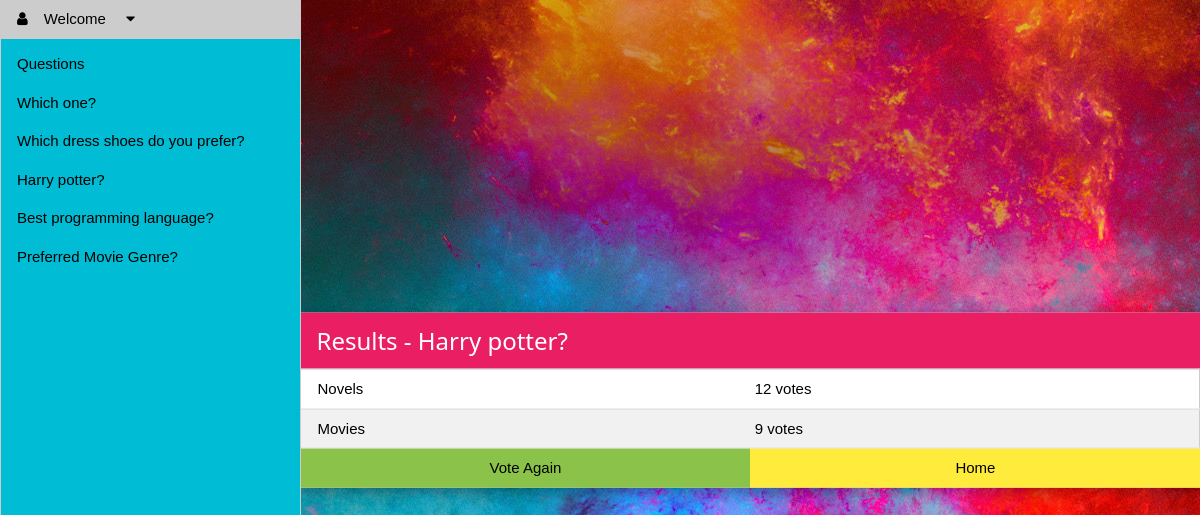
Screenshot of /polls/2/results/ (signed in) with the database file from the repository.
### polls/models.py (models this page shows, shortened)
class Question(models.Model):
    question_text = models.CharField(max_length=200)
    pub_date = models.DateTimeField('date published')
    def was_published_recently(self):
        now = timezone.now()
        return now - datetime.timedelta(days=1) <= self.pub_date <= now
    was_published_recently.admin_order_field = 'pub_date'
    was_published_recently.boolean = True
    was_published_recently.short_description = 'Published recently?'

class Choice(models.Model):
    question = models.ForeignKey(Question, on_delete=models.CASCADE)
    choice_text = models.CharField(max_length=200)
    votes = models.IntegerField(default=0)

### polls/views.py (the view)
# urls.py: path('<int:question_id>/results/', views.results, name='results'),
def results(request, question_id):
    question = get_object_or_404(Question, pk=question_id)
    return render(request, 'polls/results.html', {'question': question, 'latest_question_list': get_question_list()})

### polls/views.py (called while the page is built)
def get_question_list():
    return Question.objects.order_by('-pub_date')

### polls/templates/polls/results.html (shortened to what this page needs)
{% extends "polls/base.html" %}
{% load static %}
{% block content %}
    <link rel="stylesheet" type="text/css" href="{% static 'polls/style.css' %}"/>
    {% if user.is_authenticated %}
        <div class="w3-row">
            <div class="w3-col l3 w3-border-left w3-cyan"
                 style="z-index:3;height:100vh;overflow:auto">
                <div class="w3-bar-block" id="mySidebar">
                    <div class="w3-dropdown-hover">
                        <a class="w3-button w3-bar-item"><i
                                class="w3-margin-right fa fa-user"></i>Welcome {{ user.first_name }}<i
                                class="w3-margin-left fa fa-caret-down"></i>
                        </a>
                    </div>
                    <div class="w3-bar-item">Questions</div>
                    {% if latest_question_list %}
                        {% for question in latest_question_list %}
                            <a href="{% url 'polls:detail' question.id %}"
                               class="w3-bar-item w3-button">{{ question.question_text }}</a>
                        {% endfor %}
                    {% else %}
                        <p>No polls are available.</p>
                    {% endif %}
                </div>
            </div>
            <div class="w3-col l9 w3-border-left w3-display-container" style="z-index:3;height:100vh;overflow:auto">
                <div class="w3-display-middle w3-modal-content w3-card-4">
                    <div class="w3-container w3-pink">
                        <h3>Results - {{ question.question_text }}</h3>
                    </div>
                    <table class="w3-table-all w3-hoverable">
                        {% for choice in question.choice_set.all %}
                            <tr>
                                <td>{{ choice.choice_text }}</td>
                                <td>{{ choice.votes }} vote{{ choice.votes|pluralize }}</td>
                            </tr>
                        {% endfor %}
                    </table>
                    <div class="w3-row">
                        <a href="{% url 'polls:detail' question.id %}" class="w3-button w3-half w3-light-green">Vote
                            Again</a>
                        <a href="{% url 'polls:index' %}" class="w3-button w3-half w3-yellow">Home</a>
                    </div>
                </div>
            </div>
        </div>
    {% endif %}
{% endblock %}

### polls/static/polls/style.css (style rules this page uses)
html, body, h1, h2, h3, h4, h5 { font-family: "Raleway", sans-serif }
html { box-sizing: border-box }
*, *:before, *:after { box-sizing: inherit }
html { -ms-text-size-adjust: 100%; -webkit-text-size-adjust: 100% }
body { margin: 0; background: url("images/background.jpg") no-repeat }
a { background-color: transparent; -webkit-text-decoration-skip: objects }
html, body { font-family: Verdana, sans-serif; font-size: 15px; line-height: 1.5 }
html { overflow-x: hidden }
h3 { font-size: 24px }
h1, h2, h3, h4, h5, h6 { font-family: "Segoe UI", Arial, sans-serif; font-weight: 400; margin: 10px 0 }
a { color: inherit }
.w3-table, .w3-table-all { border-collapse: collapse; border-spacing: 0; width: 100%; display: table }
.w3-table-all { border: 1px solid #ccc }
.w3-bordered tr, .w3-table-all tr { border-bottom: 1px solid #ddd }
.w3-table-all tr:nth-child(odd) { background-color: #fff }
.w3-table-all tr:nth-child(even) { background-color: #f1f1f1 }
.w3-table td, .w3-table th, .w3-table-all td, .w3-table-all th { padding: 8px 8px; display: table-cell; text-align: left; vertical-align: top }
.w3-table th:first-child, .w3-table td:first-child, .w3-table-all th:first-child, .w3-table-all td:first-child { padding-left: 16px }
.w3-btn, .w3-button { border: none; display: inline-block; padding: 8px 16px; vertical-align: middle; overflow: hidden; text-decoration: none; color: inherit; background-color: inherit; text-align: center; cursor: pointer; white-space: nowrap }
.w3-btn, .w3-button { -webkit-touch-callout: none; -webkit-user-select: none; -khtml-user-select: none; -moz-user-select: none; -ms-user-select: none; user-select: none }
.w3-tooltip, .w3-display-container { position: relative }
.w3-dropdown-click, .w3-dropdown-hover { position: relative; display: inline-block; cursor: pointer }
.w3-dropdown-hover:first-child, .w3-dropdown-click:hover { background-color: #ccc; color: #000 }
.w3-bar-block .w3-dropdown-hover, .w3-bar-block .w3-dropdown-click { width: 100% }
.w3-bar-block .w3-dropdown-hover .w3-button, .w3-bar-block .w3-dropdown-click .w3-button { width: 100%; text-align: left; padding: 8px 16px }
.w3-modal-content { margin: auto; background-color: #fff; position: relative; padding: 0; outline: 0; width: 600px }
.w3-bar-block .w3-bar-item { width: 100%; display: block; padding: 8px 16px; text-align: left; border: none; white-space: normal; float: none; outline: 0 }
.w3-container:after, .w3-container:before, .w3-panel:after, .w3-panel:before, .w3-row:after, .w3-row:before, .w3-row-padding:after, .w3-row-padding:before, .w3-cell-row:before, .w3-cell-row:after, .w3-clear:after, .w3-clear:before, .w3-bar:before, .w3-bar:after { content: ""; display: table; clear: both }
.w3-col, .w3-half, .w3-third, .w3-twothird, .w3-threequarter, .w3-quarter { float: left; width: 100% }
@media (min-width: 601px) { .w3-col.m6, .w3-half { width: 49.99999% } }
@media (min-width: 993px) { .w3-col.l3 { width: 24.99999% } }
@media (min-width: 993px) { .w3-col.l9 { width: 74.99999% } }
@media (min-width: 993px) { .w3-modal-content { width: 900px } }
.w3-display-middle { position: absolute; top: 50%; left: 50%; transform: translate(-50%, -50%); -ms-transform: translate(-50%, -50%) }
.w3-container, .w3-panel { padding: 0.01em 16px }
.w3-card-4, .w3-hover-shadow:hover { box-shadow: 0 4px 10px 0 rgba(0, 0, 0, 0.2), 0 4px 20px 0 rgba(0, 0, 0, 0.19) }
.w3-border-left { border-left: 1px solid #ccc !important }
.w3-margin-left { margin-left: 16px !important }
.w3-margin-right { margin-right: 16px !important }
.w3-cyan, .w3-hover-cyan:hover { color: #000 !important; background-color: #00bcd4 !important }
.w3-light-green, .w3-hover-light-green:hover { color: #000 !important; background-color: #8bc34a !important }
.w3-pink, .w3-hover-pink:hover { color: #fff !important; background-color: #e91e63 !important }
.w3-yellow, .w3-hover-yellow:hover { color: #000 !important; background-color: #ffeb3b !important }

### rows the page displays
Question: question_text "Which one?"
Question: question_text "Which dress shoes do you prefer?"
Question: question_text "Harry potter?"
Question: question_text "Best programming language?"
Question: question_text "Preferred Movie Genre?"
Choice: choice_text "Novels", votes "12"
Choice: choice_text "Movies", votes "9"
